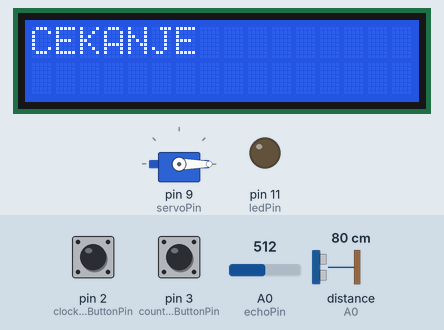
A sketch run on a simulated Arduino Uno, built with avr-gcc and run on an emulated ATmega328P. Parts: servo, 16×2 character LCD, output pins drawn as LEDs (lit = HIGH). Wiring (inferred from the names in the program): ultrasonic range finder: trigger pin 12; echo A0. Inputs (shaded band) come from the test bench; at power-on: pin 2 (clockwiseButtonPin) LOW, pin 3 (counterClockwiseButtonPin) LOW, distance to the obstacle (sensor on A0) 80 cm, A0 (echoPin) = 512. The echo pulse lasts 58.3 µs per cm; pins used as bus, display or sensor lines are not drawn.

Above: at 1.2 s.
1.3 s: pin 2 (clockwiseButtonPin) pulled HIGH for 0.15 s
At 1.8 s:
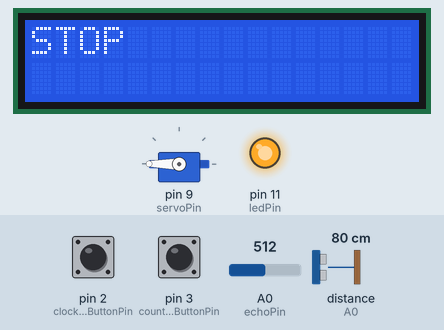
3.0 s: pin 3 (counterClockwiseButtonPin) pulled HIGH for 0.15 s
At 4.3 s:
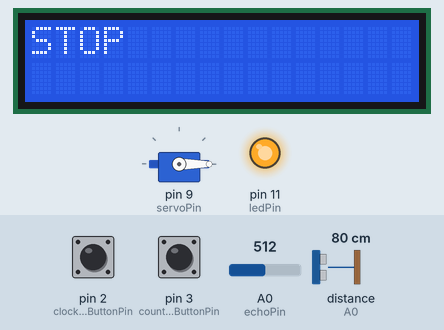
4.7 s: distance to the obstacle (sensor on A0) set to 2 cm
At 5.7 s:
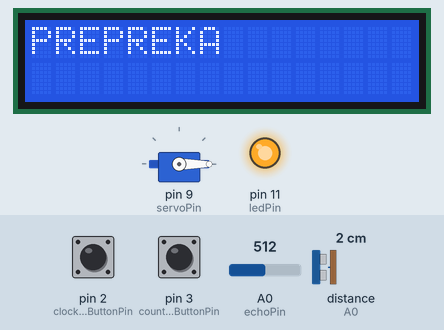
6.3 s: distance to the obstacle (sensor on A0) set to 9 cm
At 6.9 s:
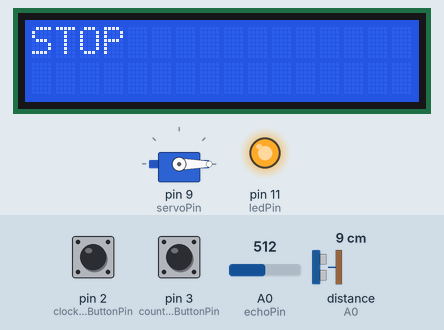
7.9 s: distance to the obstacle (sensor on A0) set to 4 cm
At 9.3 s:
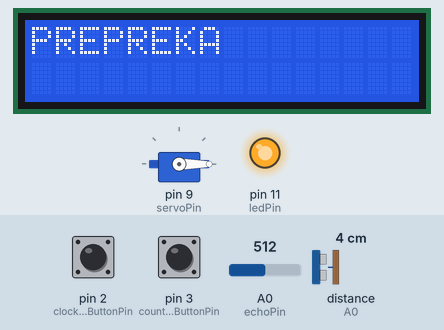
Timing chart, 0 to 10.5 s (numbered marks = the images above; inputs shaded):
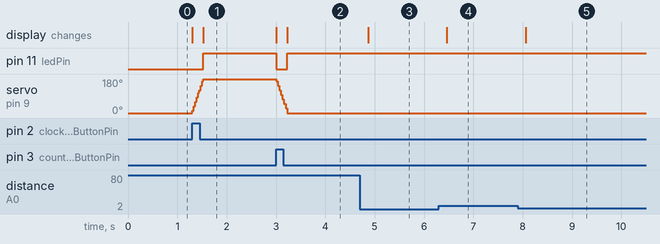

Measured:
- after the input at 1.3 s, pin 11 (ledPin): LOW → HIGH after 0.22 s; servo on pin 9 (servoPin): moves from 0° to 180° over 0.22 s, starting at once; the display: first changes at once (image 1 shows a later state)
- after the input at 3.0 s, pin 11 (ledPin): HIGH → LOW at once, → HIGH 0.23 s later; servo on pin 9 (servoPin): 180° → 0° at once; the display: first changes at once (image 2 shows a later state)
- after the input at 4.7 s, the display: changes after 0.16 s (image 3)
- after the input at 6.3 s, the display: changes after 0.16 s (image 4)
- after the input at 7.9 s, the display: changes after 0.16 s (image 5)

The sketch:

dodatni_zadatak_1_kod.ino
```cpp
#include <Servo.h>
#include <LiquidCrystal.h>

Servo myservo;
LiquidCrystal lcd(4, 5, 6, 7, 8, 10);

//Pinovi
const byte clockwiseButtonPin = 2;
const byte counterClockwiseButtonPin = 3;
const byte ledPin = 11;
const int triggerPin = 12;
const int echoPin = 14;
const int potPin = A0;
int servoPin = 9;

//Pomocne promenljive
int clockwiseButtonValue, counterClockwiseButtonValue;
int pos = 0, stopDistance = 6;
int minmaxAngle = 180;
byte ledState = HIGH;
volatile boolean rotateCW = false, rotateCCW = false;
unsigned long lastMoveTime = 0;
const int moveInterval = 16; //milisekunde
int lineToClear = 0;
int NAPRED = 0, NAZAD = 1, CEKANJE = 2, STOP = 3, PREPREKA = 4;
int trenutnoStanjeEkrana = CEKANJE, prethodnoStanjeEkrana = NAPRED, prethodnoStanjePrePrepreke = PREPREKA;
volatile int counter = 0, fifth_seconds = 0;
float measuredDistance = 0;
boolean cekanje = true;

void setup()
 {
   cli();

   pinMode(clockwiseButtonPin, INPUT);
   pinMode(counterClockwiseButtonPin, INPUT);
   pinMode(ledPin, OUTPUT);
   pinMode(triggerPin, OUTPUT);
   pinMode(echoPin, INPUT);
   pinMode(potPin, INPUT);
   myservo.attach(servoPin);
   myservo.write(pos);
   attachInterrupt(digitalPinToInterrupt(clockwiseButtonPin), rotateClockwise, CHANGE);
   attachInterrupt(digitalPinToInterrupt(counterClockwiseButtonPin), rotateCounterClockwise, CHANGE);
   lcd.begin(16, 2);

   //CTC mod
   TCCR2A=(1<<WGM21);
   //Preskaler 1/64 takta
   TCCR2B=(1<<CS22);

   OCR2A=0xF9; //Za 1ms: (16*10^6/64)-1 = 1000/4 = 250 - 1 = 249 (F9 hex)

   TIMSK2|=(1<<OCIE2A);

   sei();
 }

void loop()
{
   unsigned long currentTime = millis();
   int potValue = analogRead(potPin);
   int step = map(potValue, 0, 1023, 5, 20);

   if(fifth_seconds == 1)
   {
      measuredDistance = measureDistance(triggerPin, echoPin);
      fifth_seconds = 0;
      if(measuredDistance < stopDistance)
	 trenutnoStanjeEkrana = PREPREKA;
      else if(pos >= minmaxAngle && !rotateCW && !cekanje)
	 trenutnoStanjeEkrana = STOP;
      else if(pos <= 0 && !rotateCCW && !cekanje)
	 trenutnoStanjeEkrana = STOP;
      else if(cekanje)
	 trenutnoStanjeEkrana = CEKANJE;
   }

   //Smer kazaljke
   if(rotateCW && currentTime - lastMoveTime >= moveInterval && measuredDistance >= stopDistance)
   {
      lastMoveTime = currentTime;
      pos += step;
      trenutnoStanjeEkrana = NAPRED;
      if(pos >= minmaxAngle)
      {
	 pos = minmaxAngle;
	 rotateCW = false;
	 digitalWrite(ledPin, ledState);
	 trenutnoStanjeEkrana = STOP;
	 cekanje = false;
      }
      else
	 digitalWrite(ledPin, !ledState);
      myservo.write(pos);
   }

   //Kontra od kazaljke
   else if(rotateCCW && currentTime - lastMoveTime >= moveInterval && measuredDistance >= stopDistance)
   {
      trenutnoStanjeEkrana = NAZAD;
      lastMoveTime = currentTime;
      pos -= step;
      if(pos <= 0)
      {
	 rotateCCW = false;
	 pos = 0;
	 digitalWrite(ledPin, ledState);
	 trenutnoStanjeEkrana = STOP;
	 cekanje = false;
      }
      else
	 digitalWrite(ledPin, !ledState);
      myservo.write(pos);
   }

   updateDisplay();
}

//ISR funkcije

 void rotateClockwise()
 {
   rotateCW = true;
   rotateCCW = false;
 }

 void rotateCounterClockwise()
 {
   rotateCW = false;
   rotateCCW = true;
 }

ISR(TIMER2_COMPA_vect)
{
   counter++;
   if(counter == 200)
   {
      fifth_seconds++;
      counter = 0;
   }
}

 //Pomocne funkcije

void updateDisplay()
{
   if(trenutnoStanjeEkrana != prethodnoStanjeEkrana)
   {
      lcd.clear();
      lcd.setCursor(0, 0);
      if(trenutnoStanjeEkrana == NAPRED)
	 lcd.print("NAPRED");
      else if(trenutnoStanjeEkrana == NAZAD)
	 lcd.print("NAZAD");
      else if(trenutnoStanjeEkrana == STOP)
	 lcd.print("STOP");
      else if(trenutnoStanjeEkrana == PREPREKA)
	 lcd.print("PREPREKA");
      else
	 lcd.print("CEKANJE");
   }
   prethodnoStanjeEkrana = trenutnoStanjeEkrana;
}

float measureDistance(int trigger, int echo)
{
   long duration = 0;
   int distanceCm = 0;
   digitalWrite(triggerPin, LOW);
   delayMicroseconds(2);
   digitalWrite(triggerPin, HIGH);
   delayMicroseconds(10);
   digitalWrite(triggerPin, LOW);
   duration = pulseIn(echoPin, HIGH, 30000);
   distanceCm = duration * 0.034 / 2;
   return distanceCm;
}
```
